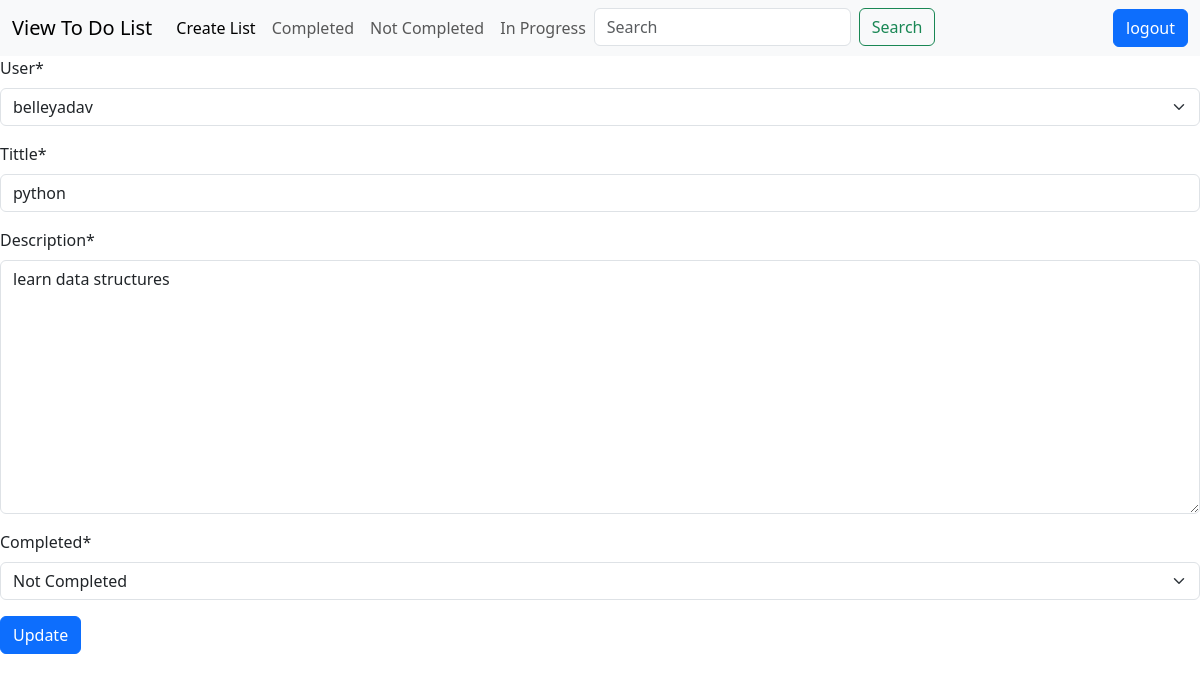
Page /update/10 (signed in) on the committed database.
### authenticate/models.py (models this page shows, shortened)
class to_do_list(models.Model):
    compeltion=(('Completed','Completed'),
                ('NotCompleted','Not Completed'),
                ('InProgress','In Progress'),)
    user=models.ForeignKey(User,on_delete=models.CASCADE)
    Tittle=models.CharField(max_length=50)
    to_do_list=models.TextField(default='',verbose_name='Description')
    completed=models.CharField(max_length=50,choices=compeltion,default='c')

### authenticate/views.py (the view)
# urls.py: path('update/<int:id>',views.update,name='update'),
@csrf_exempt
@login_required(login_url='login_user')
def update(request,id):
    data1=to_do_list.objects.filter(id=id).first()
    form=to_do_list_form(request.POST or None, instance=data1)
    if form.is_valid():
         form.save()
         return redirect(home)
    return render(request,'authenticate/update1.html',{'form':form})

### authenticate/forms.py
class to_do_list_form(forms.ModelForm):
   class Meta:
      model= to_do_list
      fields='__all__'

### authenticate/templates/authenticate/update1.html (shortened to what this page needs)
{% extends "authenticate/basic.html" %}
{% load crispy_forms_tags %}
{% block content %}
<form action=" " method="POST">
{{form | crispy}}
<input class="btn btn-primary" type="submit" value="Update">
</form>
{% endblock content %}

### rows in the picture
to_do_list: user "belleyadav", Tittle "python", to_do_list "learn data structures", completed "Not Completed"
